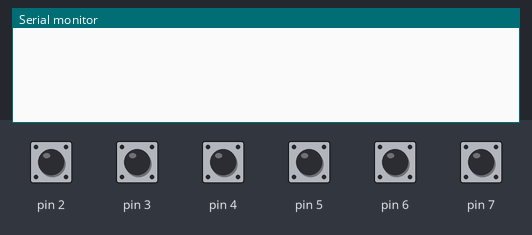
Recording of a sketch running on a simulated Arduino Uno, built with avr-gcc and run on an emulated ATmega328P. Shown: the last lines printed to the serial monitor. The test bench sets the inputs (shaded band); at power-on: pin 2–7 HIGH.

Above: at 1.2 s.
1.3 s: pin 2 pulled LOW for 0.15 s
At 2.5 s:
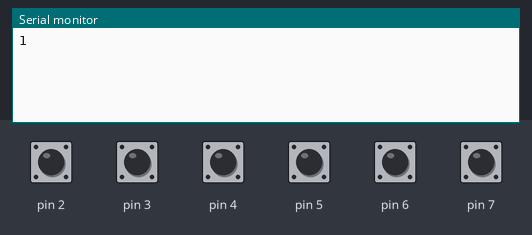
2.9 s: pin 3 pulled LOW for 0.15 s
At 3.9 s:
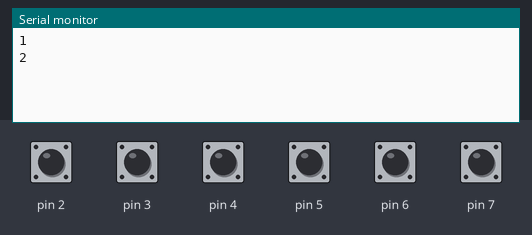
4.5 s: pin 4 pulled LOW for 0.15 s
At 5.1 s:
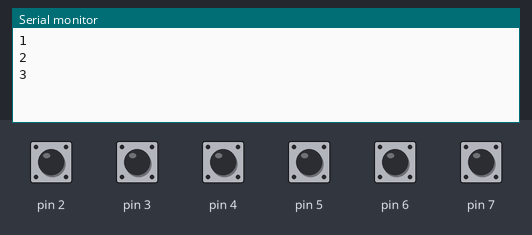
6.1 s: pin 5 pulled LOW for 0.15 s
At 7.3 s:
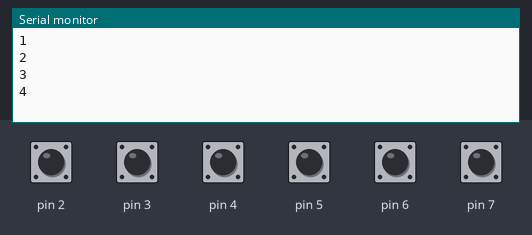
7.7 s: pin 6 pulled LOW for 0.15 s
At 8.7 s:
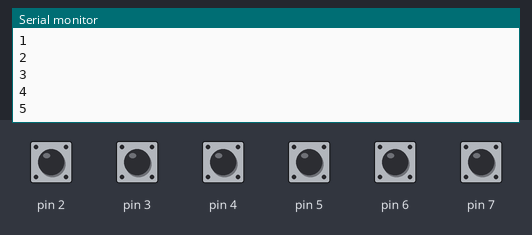
9.3 s: pin 7 pulled LOW for 0.15 s
At 9.9 s:
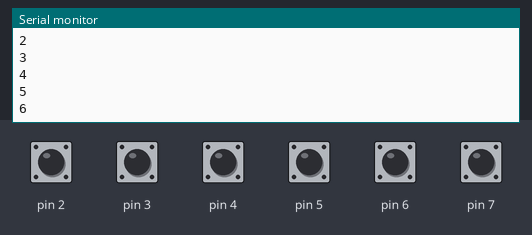
Timing chart, 0 to 11.9 s (numbered marks = the images above; inputs shaded):
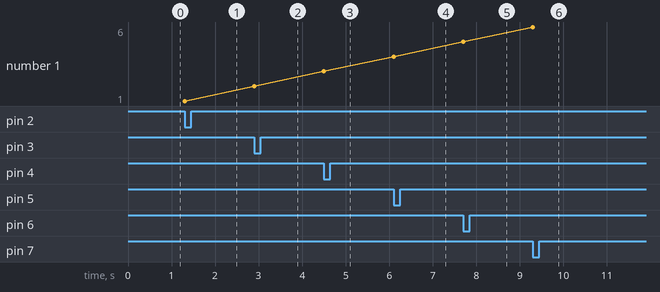

The sketch:

TestButton.ino
```cpp
boolean butt1,butt2,butt3,butt4,butt5,butt6;
unsigned long last_press;
void setup() {

pinMode (2,INPUT_PULLUP);
pinMode (3,INPUT_PULLUP);
pinMode (4,INPUT_PULLUP);
pinMode (5,INPUT_PULLUP);
pinMode (6,INPUT_PULLUP);
pinMode (7,INPUT_PULLUP);
Serial.begin (9600);
}

void loop() {
butt1 =! digitalRead(2);
butt2 =! digitalRead(3);
butt3 =! digitalRead(4);
butt4 =! digitalRead(5);
butt5 =! digitalRead(6);
butt6 =! digitalRead(7);

/*Serial.println(analogRead(2));
delay(100);
Serial.println(analogRead(3));
delay(100);
/*Serial.println(analogRead(1));
delay(100);*/


if (butt1 == 1){
  Serial.println ("1");
delay(300);}
if (butt2 == 1){
  Serial.println ("2");
delay(300);}
if (butt3 == 1){
 Serial.println ("3");
delay(300);}
if (butt4 == 1){
 Serial.println ("4");
delay(300);}
if (butt5 == 1){
 Serial.println ("5");
delay(300);}
if (butt6 == 1){
 Serial.println ("6");
delay(300);}
}
```

Measured:
- after the input at 1.3 s, the serial monitor: prints a new line at once (image 1)
- after the input at 2.9 s, the serial monitor: prints a new line at once (image 2)
- after the input at 4.5 s, the serial monitor: prints a new line at once (image 3)
- after the input at 6.1 s, the serial monitor: prints a new line at once (image 4)
- after the input at 7.7 s, the serial monitor: prints a new line at once (image 5)
- after the input at 9.3 s, the serial monitor: prints a new line at once (image 6)
- plotted number 1: 1 → 2 after the input at 2.9 s, 2 → 3 after the input at 4.5 s, 3 → 4 after the input at 6.1 s, 4 → 5 after the input at 7.7 s, 5 → 6 after the input at 9.3 s
